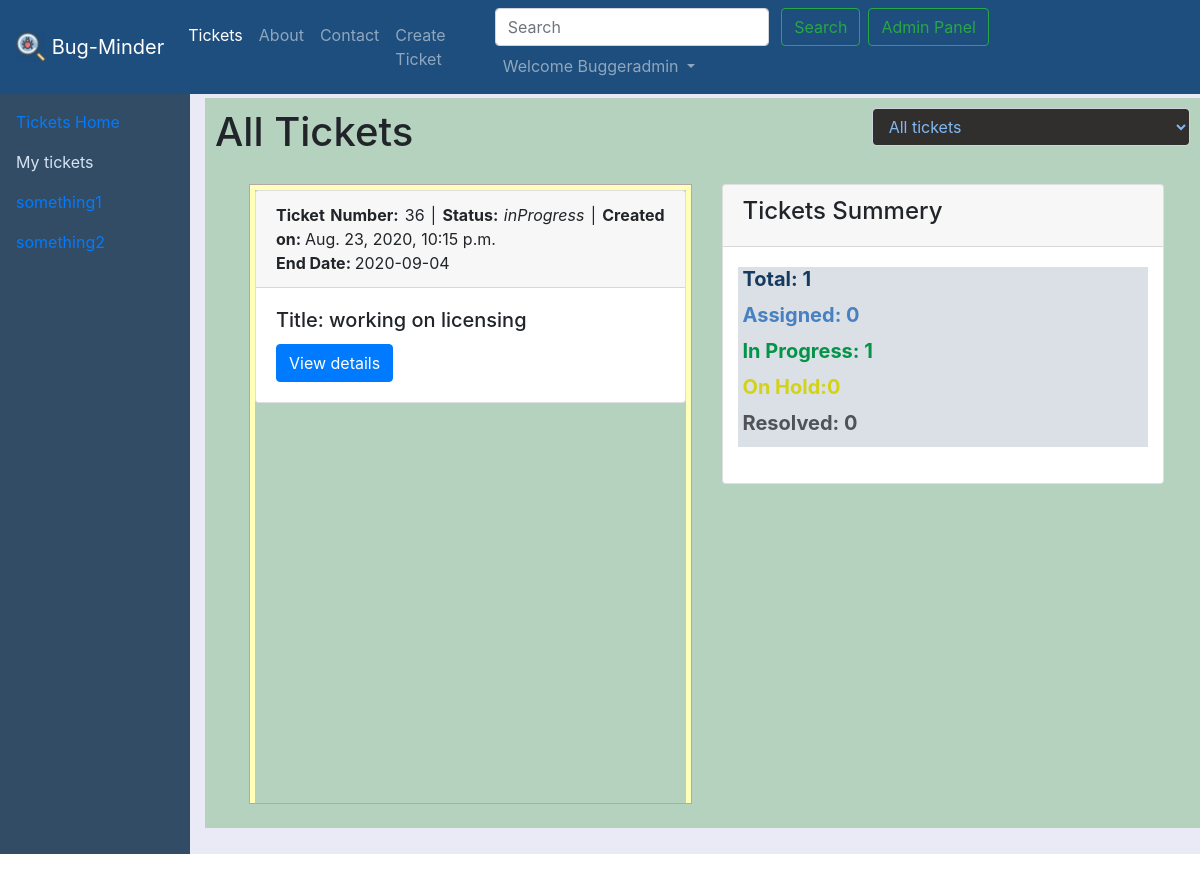
The app's page /tickets/myTickets (signed in), older data.
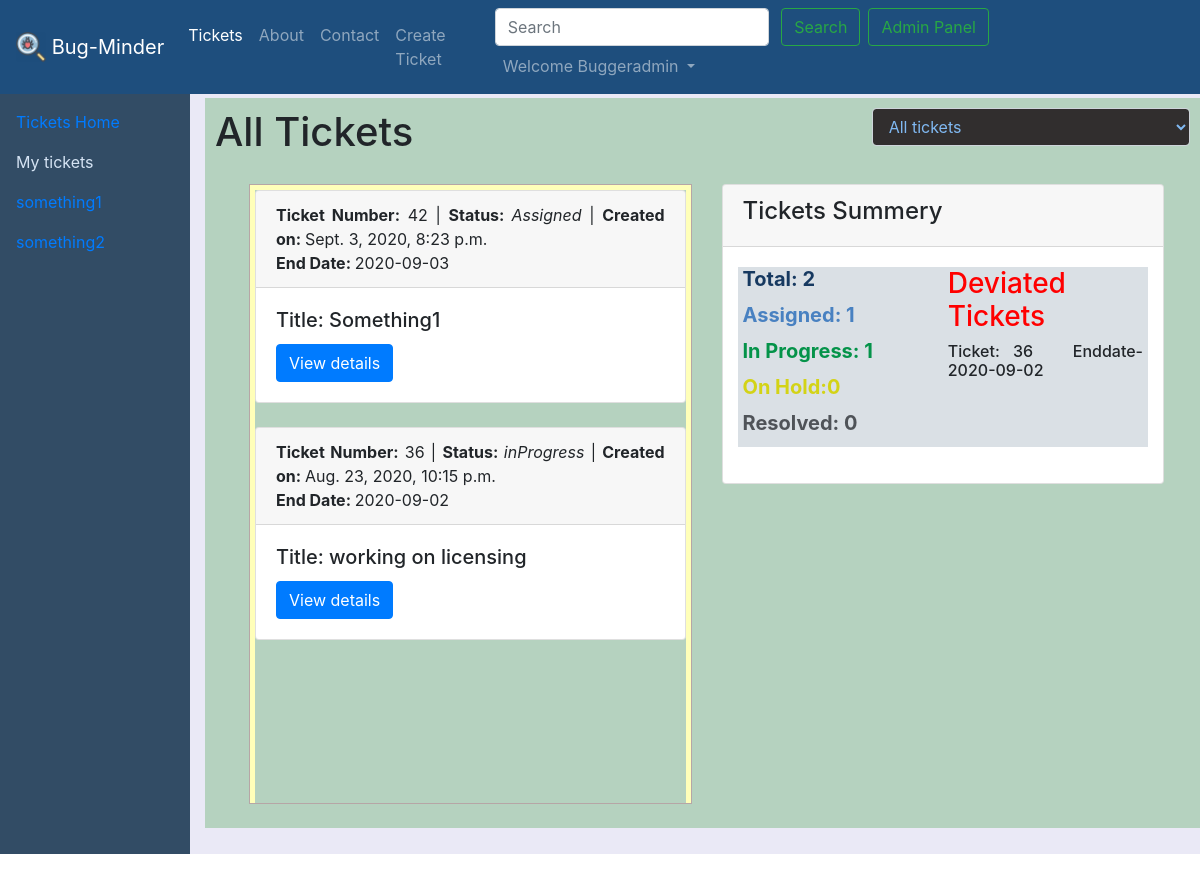
The same page, newer data.
### tickets/models.py (models this page shows, shortened)
class Ticket(models.Model):
    tno = models.AutoField(primary_key=True)
    title = models.CharField(max_length=255)
    content = models.TextField()
    author = models.CharField(max_length=100)
    status = models.CharField(max_length=20, default='Assigned')
    slug = models.CharField(max_length=130)
    timestamp = models.DateTimeField(default=now)
    end_date = models.DateTimeField(null=True, blank=True)

### tickets/views.py (the view)
# urls.py: path('myTickets', views.myTickets, name='myTickets'),
@login_required
def myTickets(request):
    selectedStatus = request.GET.get('status_dropdown')
    allTickets = Ticket.objects.filter(author__icontains=request.user).order_by('-timestamp')
    allTicketCount = allTickets.filter(author__icontains=request.user).count()
    assignedTicketCount = allTickets.filter(author__icontains=request.user, status__icontains='Assigned').count()
    inProgressTicketCount = allTickets.filter(author__icontains=request.user, status__icontains='inProgress').count()
    onHoldTicketCount = allTickets.filter(author__icontains=request.user, status__icontains='onHold').count()
    resolvedTicketCount = allTickets.filter(author__icontains=request.user, status__icontains='resolved').count()
    distinctStatus = Ticket.objects.values('status').distinct()
    distinctStatus = distinctStatus.filter(author__icontains=request.user)
    if selectedStatus != '' and selectedStatus is not None:
        allTickets = allTickets.filter(author__icontains=request.user, status__icontains=selectedStatus).order_by('-timestamp')
    elif selectedStatus is None:
        allTickets = Ticket.objects.filter(author__icontains=request.user).order_by('-timestamp')
    context = {
         'allTickets': allTickets,
         'distinctStatus': distinctStatus,
         'allTicketCount': allTicketCount,
         'assignedTicketCount': assignedTicketCount,
         'inProgressTicketCount': inProgressTicketCount,
         'onHoldTicketCount': onHoldTicketCount,
         'resolvedTicketCount': resolvedTicketCount,
         'selectedStatus': selectedStatus
    }
    return render(request, 'tickets/myTickets.html', context)

### templates/tickets/myTickets.html (shortened to what the changed rows need)
{% extends 'ticketBase.html' %}
{% block ticketBody %}
<form method="get" class="my-2 my-lg-0">
    <div class="container-fluid scroll my-1">
        <div class="form-row">
            <div class="form-group col-md-8">
                <h1 id="my-tickets-h1"> List of {{ request.user.username|title }}'s {{ item.status}} tickets: </h1>
            </div>
        </div>
        <div class="row m-1 container-fluid" style="height: 630px !important;">
            <div class="col-sm-2 col-md-6 col-lg-6">
                {% if allTickets|length < 1 %}
                <h4>No tickets as of now.</b></h4>
                {% else %}
                <div id="div1" style="height: 620px;position:relative;">
                    <div id="div2" style="max-height:100%;overflow:auto; border:1px solid #b6a6a6;">
                        <div id="div3" style="height:1500px;border:5px solid rgb(255 255 185);">
                            {% for ticket in allTickets %}
                            <div class="card">
                                <div class="card-header"> <strong> Ticket Number:</strong> {{ticket.tno}} |
                                    <strong> Status: </strong> <i> {{ticket.status}} </i> |
                                    <strong> Created on: </strong> {{ticket.timestamp}}<br>
                                    <strong> End Date: </strong>
                                    {% if ticket.end_date %}
                                    {{ticket.end_date|date:'Y-m-d'}}
                                    {% else %}
                                    <i style="color:red">Date to be defined.</i>
                                    {% endif %}
                                </div>
                                <div class="card-body">
                                    <h5 class="card-title">Title: {{ticket.title}} </h5>
                                    <a href="/tickets/{{ticket.tno}}" role="button" class="btn btn-primary">View
                                        details</a>
                                </div>
                            </div><br>
                            {% endfor %}
                        </div>
                    </div>
                </div>
                {% endif %}
            </div>
            <div class="col-sm-9 col-md-6 col-lg-6">
                <div class="card">
                    <div class="card-body">
                        <div class="form-row">
                            <div class="form-group col-md-6" style="background-color: #dae0e5;">
                                <h5 class="card-title" style="color: #163960;">
                                    <strong>Total:&nbsp;{{ allTicketCount }}</strong></h5>
                                <h5 class="card-title" style="color: #4881c1;">
                                    <strong>Assigned:&nbsp;{{ assignedTicketCount }}</strong></h5>
                                <h5 class="card-title" style="color: #049349;"></h5>
                                <h5 class="card-title" style="color: #d3d316;"></h5>
                                <h5 class="card-title" style="color: #4f5358;">
                                    <strong>Resolved:&nbsp;{{ resolvedTicketCount }}</strong></h5>
                            </div>
                            <div class="form-group col-md-6" style="background-color: #dae0e5;">
                                {% now "Y-m-d" as todays_dt %}
                                {% for ticketdt in allTickets %}
                                    {% if ticketdt.end_date|date:"Y-m-d" < todays_dt  %}
                                        <h3 style="color:red"> Deviated Tickets</h3>
                                        <h6>Ticket:&nbsp;{{ticketdt.tno}} &nbsp;&nbsp;Enddate- {{ticketdt.end_date|date:"Y-m-d"}} </h6>
                                    {% endif %}
                                {% endfor %}
                            </div>
                        </div>
                    </div>
                </div>
            </div>
</form>
{% endblock ticketBody %}

Row changes from the older to the newer data that the page shows:
added Ticket: tno "42", status "Assigned", timestamp "Sept. 3, 2020, 8:23 p.m.", end_date "2020-09-03", title "Something1", shown under "All Tickets"
now on one of the page's lists (row edited): Ticket: tno "36", end_date "2020-09-02"
changed Ticket "working on licensing": end_date "2020-09-04" → "2020-09-02"
Text that changed along with them:
{{ allTicketCount }}: "1" → "2"
{{ assignedTicketCount }}: "0" → "1"
